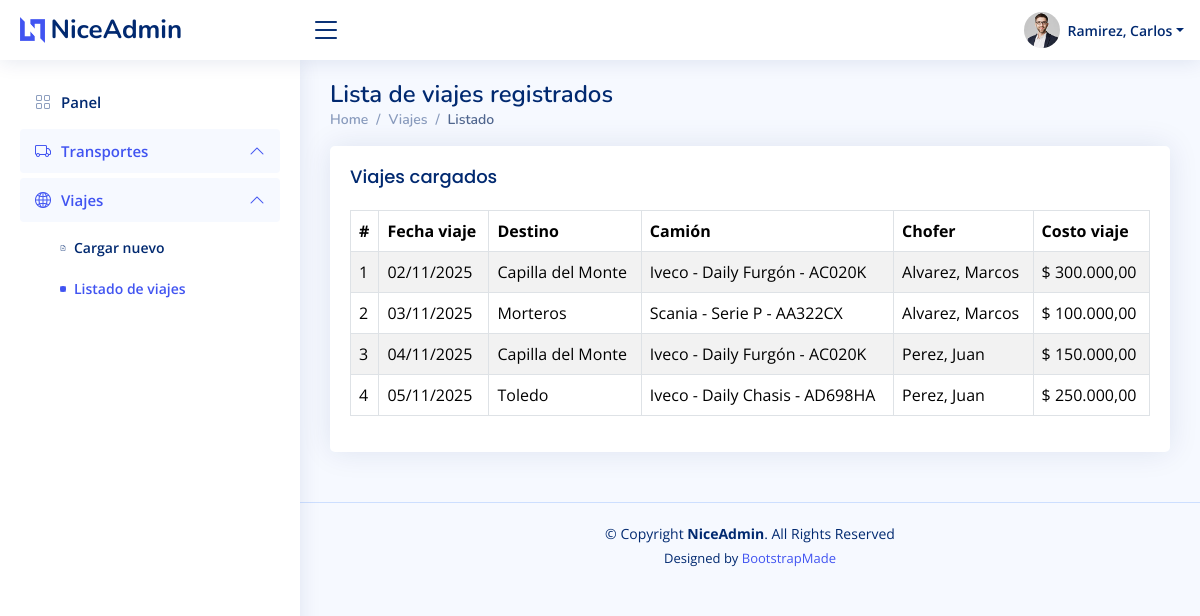
The page /viajes_listado.php (signed in) on the database its author committed.
### tables this page shows
CREATE TABLE viajes (
  id INT NOT NULL AUTO_INCREMENT,
  chofer_id INT NOT NULL,
  transporte_id INT NOT NULL,
  fecha_programada DATE NOT NULL,
  destino VARCHAR(120) NOT NULL,
  costo DECIMAL(12,2) NOT NULL,
  porcentaje_chofer INT NOT NULL,
  creado_por INT DEFAULT NULL,
  fecha_creacion DATETIME NOT NULL DEFAULT CURRENT_TIMESTAMP,
  PRIMARY KEY (id),
  KEY idx_viajes_fecha (fecha_programada),
  CONSTRAINT fk_viajes_chofer FOREIGN KEY (chofer_id) REFERENCES usuarios (id),
  CONSTRAINT fk_viajes_transporte FOREIGN KEY (transporte_id) REFERENCES transportes (id),
  CONSTRAINT fk_viajes_creador FOREIGN KEY (creado_por) REFERENCES usuarios (id)
);

CREATE TABLE transportes (
  id INT NOT NULL AUTO_INCREMENT,
  marca VARCHAR(60) NOT NULL,
  modelo VARCHAR(60) NOT NULL,
  patente VARCHAR(10) NOT NULL,
  anio SMALLINT DEFAULT NULL,
  disponible TINYINT(1) NOT NULL DEFAULT 1,
  fecha_creacion DATETIME NOT NULL DEFAULT CURRENT_TIMESTAMP,
  PRIMARY KEY (id),
  UNIQUE KEY uq_transportes_patente (patente)
);

CREATE TABLE usuarios (
  id INT NOT NULL AUTO_INCREMENT,
  apellido VARCHAR(80) NOT NULL,
  nombre VARCHAR(80) NOT NULL,
  dni VARCHAR(10) NOT NULL,
  usuario VARCHAR(50) NOT NULL,
  clave VARCHAR(255) NOT NULL,
  activo TINYINT(1) NOT NULL DEFAULT 1,
  id_nivel INT NOT NULL,
  fecha_creacion DATETIME NOT NULL DEFAULT CURRENT_TIMESTAMP,
  imagen VARCHAR(150) DEFAULT 'profile-img.jpg',
  PRIMARY KEY (id),
  UNIQUE KEY uq_usuarios_dni (dni),
  UNIQUE KEY uq_usuarios_usuario (usuario),
  CONSTRAINT fk_usuarios_niveles FOREIGN KEY (id_nivel) REFERENCES niveles (id)
);

### includes/functions.php (called while the page is built, shortened)
<?php
function db_connect(): mysqli
{
    $connection = @new mysqli(DB_HOST, DB_USER, DB_PASS, DB_NAME);
    $connection->set_charset('utf8mb4');
    return $connection;
}
function db_query(string $sql, string $types = '', array $params = []): mysqli_stmt
{
    $connection = db_connect();
    $stmt = $connection->prepare($sql);
    if (!$stmt->execute()) {
        throw new RuntimeException('Error al ejecutar la consulta: ' . $stmt->error);
    }
    return $stmt;
}
function db_fetch_all(string $sql, string $types = '', array $params = []): array
{
    $stmt = db_query($sql, $types, $params);
    $result = $stmt->get_result();
    return $result->fetch_all(MYSQLI_ASSOC);
}
function current_user(): ?array
{
    return $_SESSION['user'] ?? null;
}
function es_chofer(): bool
{
    return (current_user()['id_nivel'] ?? null) === 3;
}
function format_date_spanish(?string $date): string
{
    $timestamp = strtotime($date);
    return date('d/m/Y', $timestamp);
}
function obtener_clase_fila(string $fechaViaje): string
{
    $fechaViaje = date('Y-m-d', strtotime($fechaViaje));
    $hoy = date('Y-m-d');
    if ($fechaViaje < $hoy) {
        return 'fila-realizado';
    }
    return '';
}
function obtener_viajes(): array
{
    return db_fetch_all(
        'SELECT v.id, v.fecha_programada, v.destino, v.costo, v.porcentaje_chofer, ' .
        'c.apellido AS chofer_apellido, c.nombre AS chofer_nombre, c.dni AS chofer_dni, ' .
        't.marca, t.modelo, t.patente ' .
        'FROM viajes v ' .
        'INNER JOIN usuarios c ON c.id = v.chofer_id ' .
        'INNER JOIN transportes t ON t.id = v.transporte_id ' .
        'ORDER BY v.fecha_programada ASC, v.destino ASC'
    );
}

### viajes_listado.php (the view, shortened to what this page needs)
<?php
require_once __DIR__ . '/includes/functions.php';
$viajes = obtener_viajes();
$mostrarCosto = !es_chofer();
$mostrarMontoChofer = !es_operador();
require_once __DIR__ . '/includes/header.php';
require_once __DIR__ . '/includes/topbar.php';
require_once __DIR__ . '/includes/sidebar.php';
?>
<main id="main" class="main">
    <div class="pagetitle">
        <h1>Lista de viajes registrados</h1>
        <nav>
            <ol class="breadcrumb">
                <li class="breadcrumb-item"><a href="index.php">Home</a></li>
                <li class="breadcrumb-item">Viajes</li>
                <li class="breadcrumb-item active">Listado</li>
            </ol>
        </nav>
    </div>
    <section class="section">
        <div class="card">
            <div class="card-body">
                <h5 class="card-title">Viajes cargados</h5>
                <div class="table-responsive">
                    <table class="table table-bordered table-striped align-middle">
                        <thead>
                            <tr>
                                <th>#</th>
                                <th>Fecha viaje</th>
                                <th>Destino</th>
                                <th>Camión</th>
                                <th>Chofer</th>
                                <?php if ($mostrarCosto): ?>
                                    <th>Costo viaje</th>
                                <?php endif; ?>
                            </tr>
                        </thead>
                        <tbody>
                            <?php if (!$viajes): ?>
                                <tr>
                                    <td colspan="<?php echo 5 + (int) $mostrarCosto + (int) $mostrarMontoChofer; ?>" class="text-center">No hay viajes registrados.</td>
                                </tr>
                            <?php else: ?>
                                <?php foreach ($viajes as $index => $viaje): ?>
                                    <?php
                                    $filaClase = obtener_clase_fila($viaje['fecha_programada']);
                                    ?>
                                    <tr class="<?php echo $filaClase; ?>">
                                        <td><?php echo $index + 1; ?></td>
                                        <td><?php echo htmlspecialchars(format_date_spanish($viaje['fecha_programada'])); ?></td>
                                        <td><?php echo htmlspecialchars($viaje['destino']); ?></td>
                                        <td><?php echo htmlspecialchars($viaje['marca'] . ' - ' . $viaje['modelo'] . ' - ' . $viaje['patente']); ?></td>
                                        <td><?php echo htmlspecialchars($viaje['chofer_apellido'] . ', ' . $viaje['chofer_nombre']); ?></td>
                                        <?php if ($mostrarCosto): ?>
                                            <td>$ <?php echo number_format((float) $viaje['costo'], 2, ',', '.'); ?></td>
                                        <?php endif; ?>
                                    </tr>
                                <?php endforeach; ?>
                            <?php endif; ?>
                        </tbody>
                    </table>
                </div>
            </div>
        </div>
    </section>
</main>
<?php require_once __DIR__ . '/includes/footer.php'; ?>

### assets/css/style.css (style rules this page uses)
:root { scroll-behavior: smooth; }
body { font-family: "Open Sans", sans-serif; background: #f6f9ff; color: #444444; }
a { color: #4154f1; text-decoration: none; }
h1, h2, h3, h4, h5, h6 { font-family: "Nunito", sans-serif; }
#main { margin-top: 60px; padding: 20px 30px; transition: all 0.3s; }
.pagetitle { margin-bottom: 10px; }
.pagetitle h1 { font-size: 24px; margin-bottom: 0; font-weight: 600; color: #012970; }
.card { margin-bottom: 30px; border: none; border-radius: 5px; box-shadow: 0px 0 30px rgba(1, 41, 112, 0.1); }
.card-title { padding: 20px 0 15px 0; font-size: 18px; font-weight: 500; color: #012970; font-family: "Poppins", sans-serif; }
.card-body { padding: 0 20px 20px 20px; }
.breadcrumb { font-size: 14px; font-family: "Nunito", sans-serif; color: #899bbd; font-weight: 600; }
.breadcrumb a { color: #899bbd; transition: 0.3s; }
.breadcrumb .breadcrumb-item::before { color: #899bbd; }
.breadcrumb .active { color: #51678f; font-weight: 600; }
@media (min-width: 1200px) { #main, #footer { margin-left: 300px; } }
.table tbody tr.fila-realizado { background-color: #d4edda; }
.table tbody tr td { vertical-align: middle; }

### rows shown on the page
viajes: fecha_programada "02/11/2025", destino "Capilla del Monte", transporte.patente "Iveco - Daily Furgón - AC020K", chofer.nombre "Alvarez, Marcos", costo "300.000,00"
viajes: fecha_programada "03/11/2025", destino "Morteros", transporte.patente "Scania - Serie P - AA322CX", chofer.nombre "Alvarez, Marcos", costo "100.000,00"
viajes: fecha_programada "04/11/2025", destino "Capilla del Monte", transporte.patente "Iveco - Daily Furgón - AC020K", chofer.nombre "Perez, Juan", costo "150.000,00"
viajes: fecha_programada "05/11/2025", destino "Toledo", transporte.patente "Iveco - Daily Chasis - AD698HA", chofer.nombre "Perez, Juan", costo "250.000,00"

### other values the page prints
user_full_name($user) "Ramirez, Carlos"
